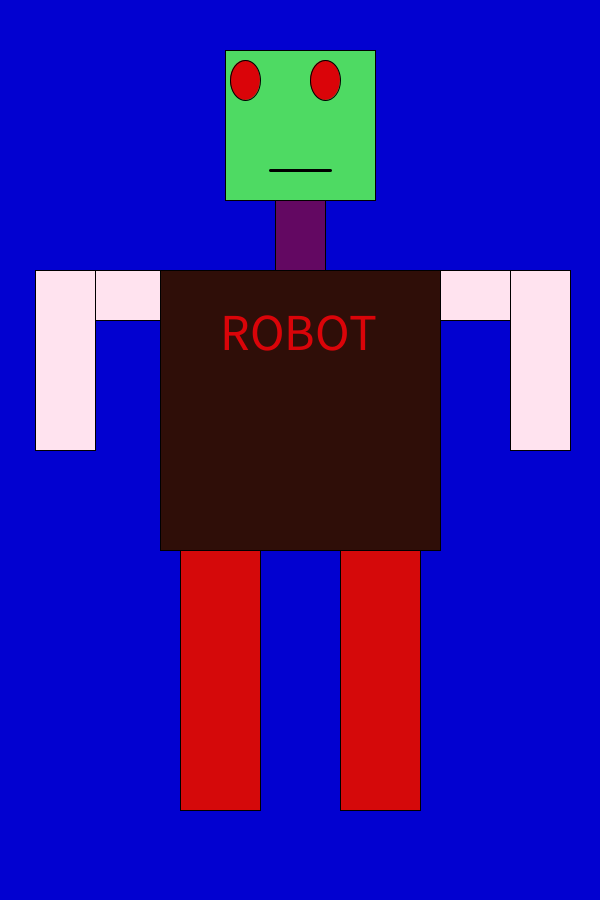
Frame 1 (no input)
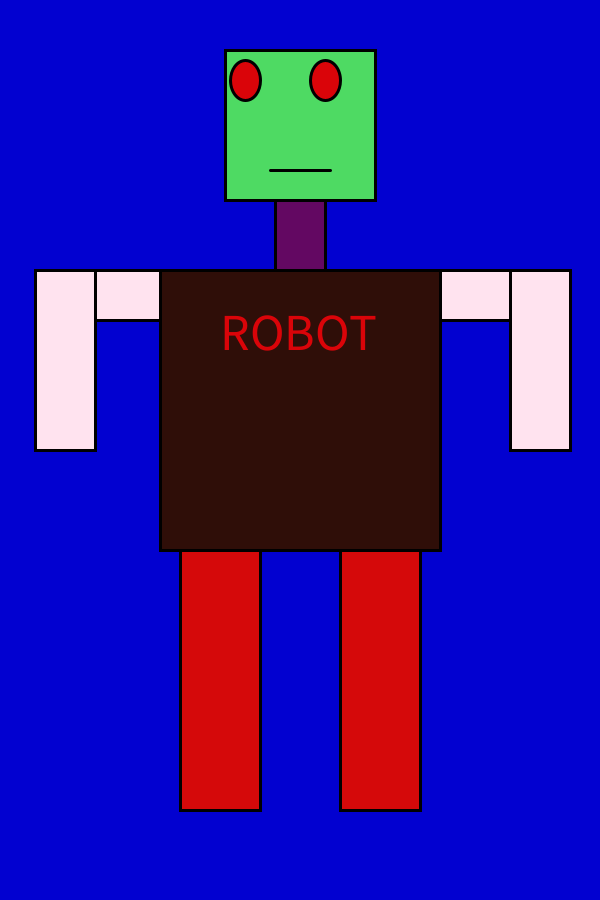
Frame 60 (the mouse pressed at the canvas centre just before this capture)
Frame 120 (the mouse held since frame 60 and released just before this capture): identical to frame 60, image omitted

The Processing sketch that drew these frames (run headless with seeded random() and noise(); from frame 60 on, the mouse is pressed at the canvas centre):

// Processing sketch: assignment
// ── assignment.pde

void setup() {
  size(600, 900); // Size of canvas
  background(2,1,208);
}
void draw() {
    rectMode(CENTER);

     fill(78,218,99);
   rect(300,125,150,150);
   
     fill(99,8,98);
   rect(300,235,50,70);
   
    fill(47,14,8);
   rect(300,410,280,280);
 
     fill(270,227,239);
   rect(125,295,70,50);
   rect(475,295,70,50);

   rect(540,360,60,180);
   rect(65,360,60,180);
   
     fill(213,9,10);
   rect(220,680,80,260);
   rect(380,680,80,260);

     fill(218,4,9);
   ellipse(245,80,30,40);
   ellipse(325,80,30,40);
   
   strokeWeight(3);
  line(270,170,330,170);
  textSize(52);
text("ROBOT", 220, 350); 
}
